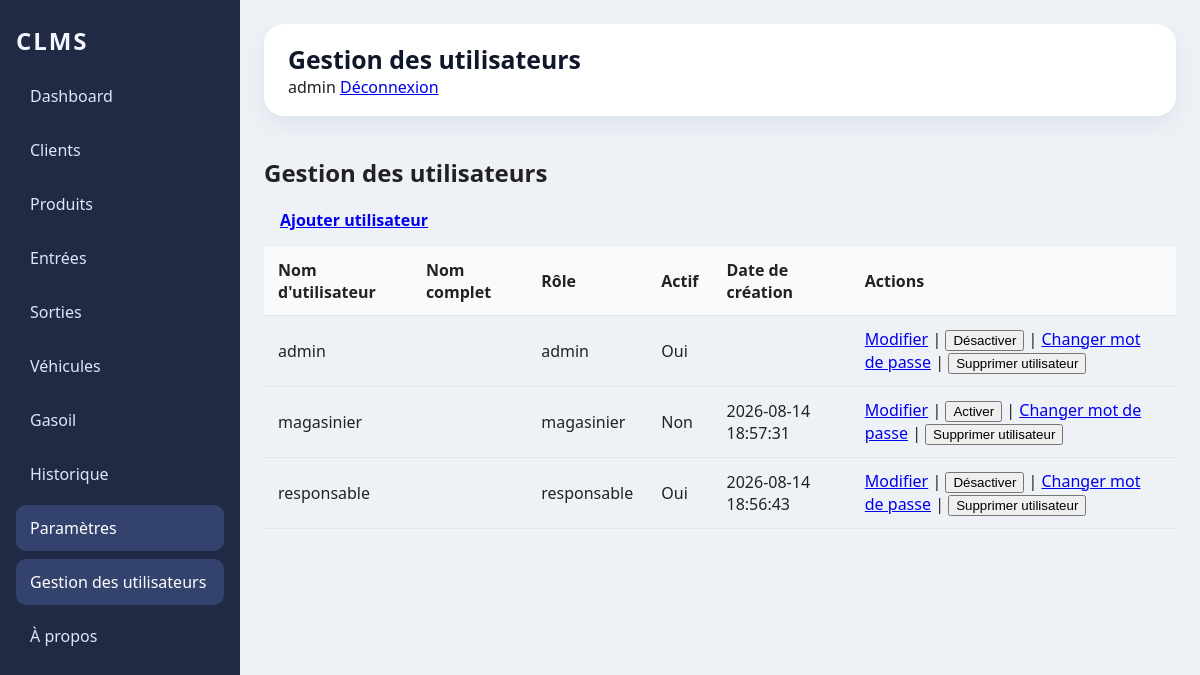
The page /gestion-utilisateurs (signed in) on the database as committed earlier.
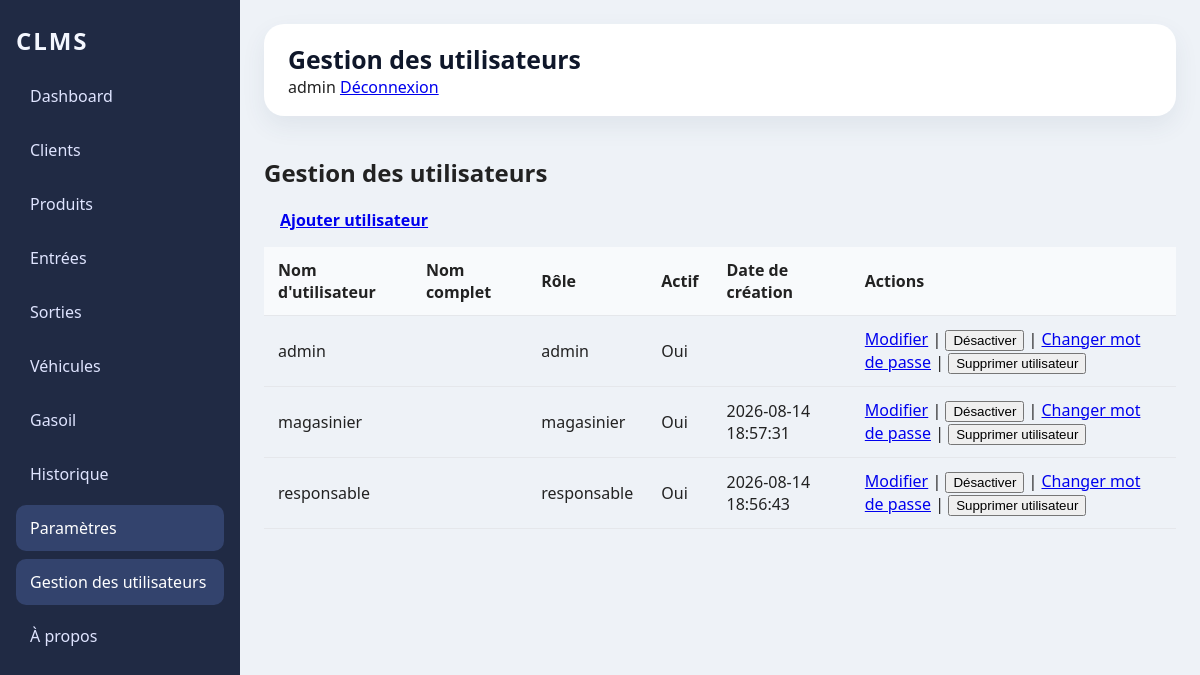
The same page on the database as committed later.
### tables this page shows
CREATE TABLE users(

                id INTEGER PRIMARY KEY AUTOINCREMENT,

                username TEXT NOT NULL UNIQUE,

                password_hash TEXT NOT NULL,

                role TEXT NOT NULL DEFAULT 'user',

                nom_complet TEXT,

                actif INTEGER NOT NULL DEFAULT 1,

                date_creation TEXT

            , password_salt TEXT);

### web_app.py (the view)
@app.route('/gestion-utilisateurs')
@require_role('admin')
def gestion_utilisateurs():
    uc = UserController()
    try:
        users = uc.get_all_users()
        return render_template('users.html', title='Gestion des utilisateurs', active='parametres', users=users)
    finally:
        uc.close()

### controllers/user_controller.py (called while the page is built)
    def get_all_users(self):
        return self.db.get_all_users()

    def get_user_by_username(self, username):
        return self.db.get_user_by_username(username)

    def close(self):
        try:
            if getattr(self, 'db', None):
                self.db.close()
        except Exception:
            pass

### database/database.py (called while the page is built, shortened)
    @staticmethod
    def resolve_db_path(db_path: str = "database/clms.db") -> str:
        test_db_path = os.environ.get("CLMS_TEST_DB_PATH", "").strip()
        if test_db_path:
            resolved = test_db_path
            if not os.path.isabs(resolved):
                resolved = os.path.abspath(os.path.join(os.getcwd(), resolved))
            return resolved
        if not db_path:
            db_path = "database/clms.db"
        if not os.path.isabs(db_path):
            db_path = os.path.abspath(os.path.join(os.getcwd(), db_path))
        return db_path

    def close(self):
        if self.connection:
            self.connection.close()
            print("DATABASE CLOSED")

    def create_default_admin(self):
        self.cursor.execute(
            "SELECT id FROM users WHERE username = ?",
            ("admin",)
        )
        admin = self.cursor.fetchone()
        if admin is not None:
            return

    def get_all_users(self):
        self.cursor.execute("SELECT id, username, role, nom_complet, actif, date_creation FROM users ORDER BY username COLLATE NOCASE")
        rows = self.cursor.fetchall()
        users = []
        for r in rows:
            users.append({
                'id': r[0],
                'username': r[1],
                'role': r[2],
                'nom_complet': r[3],
                'actif': int(r[4]) if r[4] is not None else None,
                'date_creation': r[5]
            })
        return users

    def get_user_by_username(self, username):
        self.cursor.execute("SELECT id, username, role, nom_complet, actif, date_creation FROM users WHERE username = ?", (username,))
        r = self.cursor.fetchone()
        if not r:
            return None
        return {
            'id': r[0],
            'username': r[1],
            'role': r[2],
            'nom_complet': r[3],
            'actif': int(r[4]) if r[4] is not None else None,
            'date_creation': r[5]
        }

### templates/users.html
{% extends 'base.html' %}
{% block content %}
<h1>Gestion des utilisateurs</h1>
<p><a href="{{ url_for('users_add') }}" class="button">Ajouter utilisateur</a></p>
<table class="table-full">
  <thead>
    <tr>
      <th>Nom d'utilisateur</th>
      <th>Nom complet</th>
      <th>Rôle</th>
      <th>Actif</th>
      <th>Date de création</th>
      <th>Actions</th>
    </tr>
  </thead>
  <tbody>
    {% for u in users %}
    <tr>
      <td>{{ u.username }}</td>
      <td>{{ u.nom_complet or '' }}</td>
      <td>{{ u.role }}</td>
      <td>{{ 'Oui' if u.actif else 'Non' }}</td>
      <td>{{ u.date_creation or '' }}</td>
      <td>
        <a href="{{ url_for('users_edit', user_id=u.id) }}">Modifier</a>
        |
        <form action="{{ url_for('users_toggle_active', user_id=u.id) }}" method="post" style="display:inline">
          <button type="submit">{{ 'Désactiver' if u.actif else 'Activer' }}</button>
        </form>
        |
        <a href="{{ url_for('users_change_password', user_id=u.id) }}">Changer mot de passe</a>
        |
        <form action="{{ url_for('users_delete', user_id=u.id) }}" method="post" style="display:inline" onsubmit="return confirm(&quot;Confirmer la suppression de l’utilisateur {{ u.username }} ?&quot;);">
          <button type="submit">Supprimer utilisateur</button>
        </form>
      </td>
    </tr>
    {% endfor %}
  </tbody>
</table>
{% endblock %}

### templates/base.html (shortened to what this page needs)
<!doctype html>
<html lang="fr">
  <head>
    <link rel="stylesheet" href="/static/css/style.css">
    <link rel="stylesheet" href="/static/css/clients.css">
  </head>
  <body>
    <div class="page-wrapper">
      <aside class="sidebar">
        <div class="brand">CLMS</div>
        <nav>
          <a href="/" class="nav-link {{ 'active' if active == 'dashboard' else '' }}">Dashboard</a>
          {% if current_role in ['admin', 'responsable'] %}
            <a href="/clients" class="nav-link {{ 'active' if active == 'clients' else '' }}">Clients</a>
          {% endif %}
          {% if current_role in ['admin', 'responsable', 'magasinier'] %}
            <a href="/produits" class="nav-link {{ 'active' if active == 'produits' else '' }}">Produits</a>
            <a href="/entrees" class="nav-link {{ 'active' if active == 'entrees' else '' }}">Entrées</a>
            <a href="/sorties" class="nav-link {{ 'active' if active == 'sorties' else '' }}">Sorties</a>
          {% endif %}
          {% if current_role in ['admin', 'responsable'] %}
            <a href="/vehicules" class="nav-link {{ 'active' if active == 'vehicules' else '' }}">Véhicules</a>
            <a href="/gasoil" class="nav-link {{ 'active' if active == 'gasoil' else '' }}">Gasoil</a>
          {% endif %}
          {% if current_role in ['admin', 'responsable', 'magasinier'] %}
            <a href="/historique" class="nav-link {{ 'active' if active == 'historique' else '' }}">Historique</a>
          {% endif %}
          {% if current_role == 'admin' %}
            <a href="/parametres" class="nav-link {{ 'active' if active == 'parametres' else '' }}">Paramètres</a>
            <a href="/gestion-utilisateurs" class="nav-link {{ 'active' if active == 'parametres' else '' }}">Gestion des utilisateurs</a>
          {% endif %}
          <a href="/a-propos" class="nav-link {{ 'active' if active == 'a_propos' else '' }}">À propos</a>
        </nav>
      </aside>
      <main class="main-content">
        <header class="topbar">
          <div class="topbar-title">{{ title if title else 'Dashboard' }}</div>
          <div class="topbar-user">
            {% if session.get('username') %}
              <span class="username">{{ session.get('username') }}</span>
              <a href="{{ url_for('logout') }}" class="logout-link">Déconnexion</a>
            {% endif %}
          </div>
        </header>
        <section class="content">
          {% block content %}{% endblock %}
        </section>
      </main>
    </div>
  </body>
</html>

### static/css/style.css (style rules this page uses)
:root { color-scheme: light; font-family: 'Segoe UI', Tahoma, Geneva, Verdana, sans-serif; background: #f6f7fb; color: #222; }
* { box-sizing: border-box; }
body { margin: 0; min-height: 100vh; background: #eef2f7; }
.page-wrapper { display: grid; grid-template-columns: 240px minmax(0, 1fr); min-height: 100vh; }
.sidebar { background: #202a44; color: #f4f7ff; padding: 24px 16px; display: flex; flex-direction: column; gap: 16px; }
.brand { font-size: 1.5rem; font-weight: 700; letter-spacing: 0.08em; text-transform: uppercase; }
.sidebar nav { display: grid; gap: 8px; }
.nav-link { display: inline-flex; align-items: center; padding: 12px 14px; text-decoration: none; color: #dfe4ff; border-radius: 10px; transition: background 0.2s ease, color 0.2s ease; }
.nav-link.active, .nav-link:hover { background: #33436d; color: white; }
.main-content { display: flex; flex-direction: column; padding: 24px; min-width: 0; }
.topbar { padding: 18px 24px; border-radius: 20px; background: white; box-shadow: 0 10px 24px rgba(57, 76, 99, 0.08); margin-bottom: 20px; }
.topbar-title { font-size: 1.55rem; font-weight: 700; color: #0f172a; }
.content { width: 100%; }
.table-full { width: 100%; border-collapse: collapse; }
.table-full th, .table-full td { text-align: left; padding: 12px 14px; border-bottom: 1px solid #e5e7eb; }
.table-full th { background: #f8fafc; }
* { --primary-blue: #2563eb; --dark-navy: #0f172a; --darker-navy: #0a0f1f; --hero-bg-start: #1e293b; --hero-bg-end: #0f172a; --card-bg: #ffffff; --text-primary: #1e293b; --text-secondary: #64748b; --border-light: #e2e8f0; --success-green: #22c55e; --error-red: #dc2626; --glass-white: rgba(255, 255, 255, 0.95); --glass-backdrop: rgba(15, 23, 42, 0.5); }

### static/css/clients.css (style rules this page uses)
.button { border: none; border-radius: 10px; padding: 10px 16px; cursor: pointer; font-weight: 600; }

Rows that differ between the two databases and show on the page:
changed users "magasinier": actif "Non" → "Oui"; actif "Activer" → "Désactiver"
